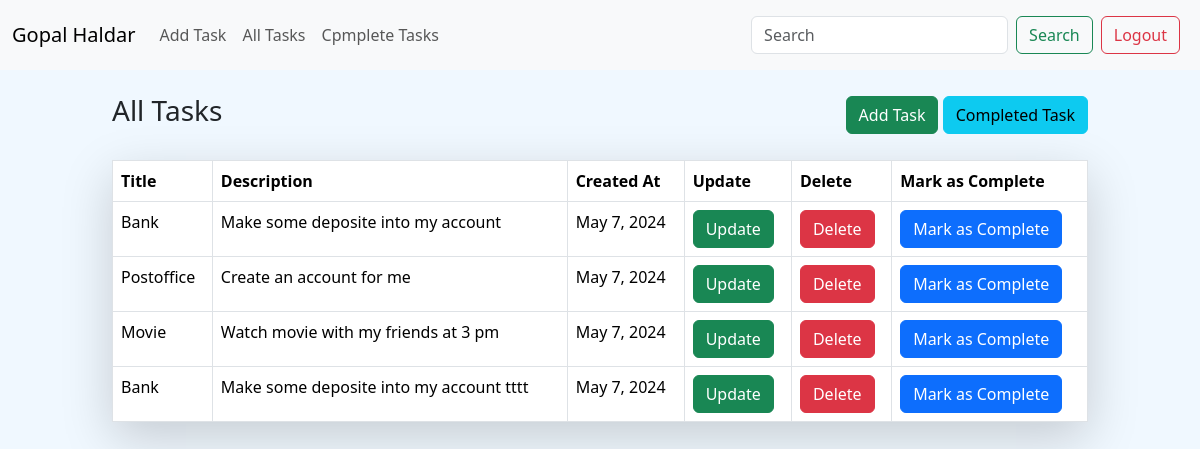
Page /all-todo/ (signed in) on the committed database.
### todo/models.py (models this page shows, shortened)
class Todo(models.Model):
    todo_title = models.CharField(max_length=100)
    todo_description = models.CharField(max_length=1000)
    is_completed = models.BooleanField(default=False)
    created_time = models.DateField(auto_now_add=True)
    user = models.ForeignKey(User, on_delete=models.SET_NULL, null=True, blank=True)

### todo/views.py (the view)
# urls.py: path("all-todo/", all_todo,name="all_todo"),
@login_required(login_url="/login/")
def all_todo(request):
    todos = Todo.objects.filter(user = request.user).filter(is_completed=False)
    if request.GET.get("search"):
        todos = todos.filter(todo_title__icontains=request.GET.get("search"))
    return render(request, "all_todo.html", context={"todos":todos})

### templates/all_todo.html (shortened to what this page needs)
{% extends 'base.html' %}
{% block body %}
  {% if not todos %}
    <div class="container d-flex flex-column justify-content-center align-items-center">
      <h1 class="text-center mt-4">No task is created. Please create atleast one task.</h1>
      <a class="btn btn-success" href="/">Add Task</a>
    </div>
  {% else %}
    <div class="container col-lg-10 mt-4">
      <div class="d-flex justify-content-between align-items-center">
        <h3>All Tasks</h3>
        <div>
          <a class="btn btn-success" href="/">Add Task</a>
          <a class="btn btn-info" href="/completed/">Completed Task</a>
        </div>
      </div>
      <table class="table table-bordered shadow-lg mt-4 p-4">
        <thead>
          <tr>
            <th scope="col">Title</th>
            <th scope="col">Description</th>
            <th scope="col">Created At</th>
            <th scope="col">Update</th>
            <th scope="col">Delete</th>
            <th scope="col">Mark as Complete</th>
          </tr>
        </thead>
        <tbody>
          {% for todo in todos %}
            <tr>
              <td>{{ todo.todo_title }}</td>
              <td>{{ todo.todo_description }}</td>
              <td>{{ todo.created_time }}</td>
              <td>
                <a href="/update/{{ todo.id }}/" class="btn btn-success">Update</a>
              </td>
              <td>
                <a href="/delete/{{ todo.id }}/" class="btn btn-danger">Delete</a>
              </td>
              <td>
                <a href="/completed/{{ todo.id }}/" class="btn btn-primary">Mark as Complete</a>
              </td>
            </tr>
          {% endfor %}
        </tbody>
      </table>
    </div>
  {% endif %}
{% endblock %}

### templates/base.html (shortened to what this page needs)
<!DOCTYPE html>
<html lang="en">
  <head>
    <link href="https://cdn.jsdelivr.net/npm/bootstrap@5.3.3/dist/css/bootstrap.min.css" rel="stylesheet" />
  </head>
  <body>
    <nav class="navbar navbar-expand-lg bg-body-tertiary">
      <div class="container-fluid">
        <a class="navbar-brand" href="/">
          {% if request.user.is_authenticated %}
            {{ request.user.first_name }} {{ request.user.last_name }}
          {% else %}
            Todo Application
          {% endif %}
        </a>
        <div class="collapse navbar-collapse" id="navbarSupportedContent">
          {% if request.user.is_authenticated %}
            <ul class="navbar-nav me-auto mb-2 mb-lg-0">
              <li class="nav-item">
                <a class="nav-link" href="/">Add Task</a>
              </li>
              <li class="nav-item">
                <a class="nav-link" href="/all-todo/">All Tasks</a>
              </li>
              <li class="nav-item">
                <a class="nav-link" href="/completed/">Cpmplete Tasks</a>
              </li>
            </ul>
            <form class="d-flex" role="search">
              <input class="form-control me-2" name="search" type="search" placeholder="Search" aria-label="Search" />
              <button class="btn btn-outline-success" type="submit">Search</button>
            </form>
          {% endif %}
          {% if request.user.is_authenticated %}
            <a href="/logout/" class="btn btn-outline-danger m-2" type="submit">Logout</a>
          {% else %}
            <a href="/login/" class="btn btn-outline-success m-2" type="submit">Login</a>
          {% endif %}
        </div>
      </div>
    </nav>
    {% block body %}
    {% endblock %}
  </body>
</html>

### templates/base.html (style rules this page uses)
body { background-color: aliceblue; }

### rows in the picture
Todo: todo_title "Bank", todo_description "Make some deposite into my account", created_time "May 7, 2024"
Todo: todo_title "Postoffice", todo_description "Create an account for me", created_time "May 7, 2024"
Todo: todo_title "Movie", todo_description "Watch movie with my friends at 3 pm", created_time "May 7, 2024"
Todo: todo_title "Bank", todo_description "Make some deposite into my account tttt", created_time "May 7, 2024"

### other values in the picture
{{ request.user.first_name }} "Gopal"
{{ request.user.last_name }} "Haldar"
